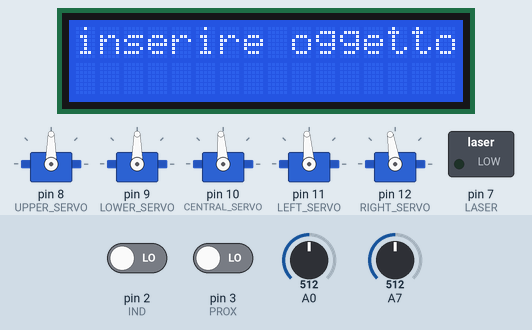
Simulated run of this sketch. Board: Arduino Nano, built with avr-gcc and run on an emulated ATmega328P. On the bench: 5 × servo, 16×2 character LCD, switched loads named in the sketch (green lamp = pin HIGH). The test bench sets the inputs (shaded band); at power-on: A0 = 512, pin 2 (IND) LOW, pin 3 (PROX) LOW, A7 = 512. What the sketch prints to the serial monitor is not drawn.

Above: at 2.1 s.
2.2 s: A0 set to 498
16.2 s: A0 set to 473
20.0 s: pin 2 (IND) driven HIGH
At 32.5 s:
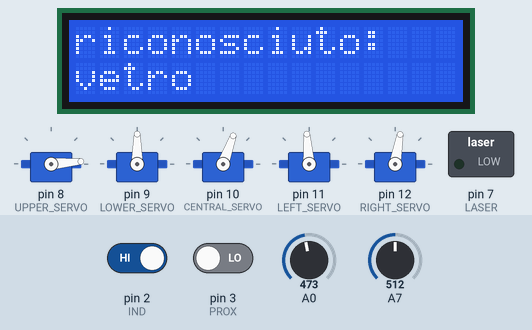
32.7 s: pin 3 (PROX) driven HIGH
At 38.6 s:
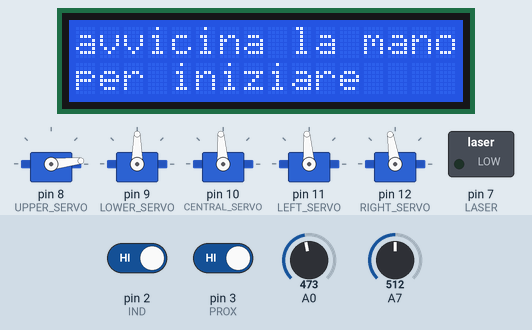
44.3 s: pin 3 (PROX) driven LOW
At 55.8 s:
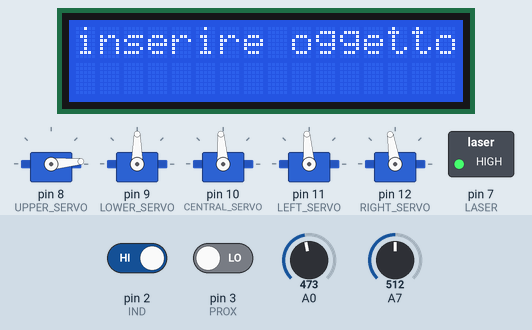
Timing chart, 0 to 59.2 s (numbered marks = the images above; inputs shaded):
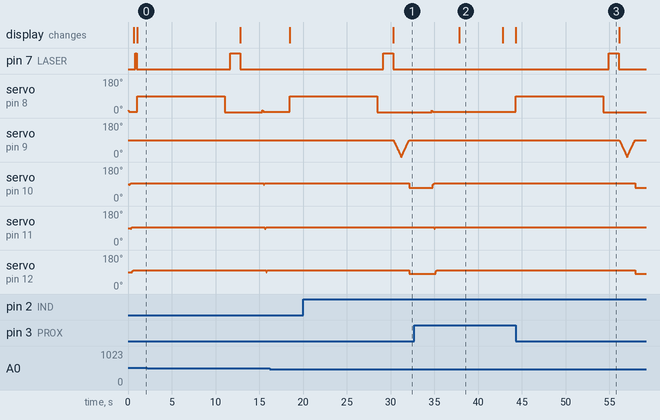

The sketch:

material_recognition_project.ino
```cpp
/**
  * \file material_recognition_project.ino
*/

#define IND 2
#define PROX 3
#define LASER 7
#define IR A0
#define LDR A7
#define UPPER_SERVO 8
#define LOWER_SERVO 9
#define CENTRAL_SERVO 10
#define LEFT_SERVO 11
#define RIGHT_SERVO 12

#define LCD_ADDR 0x27

#include <LiquidCrystal_I2C.h>
#include <Servo.h>

Servo u_servo;
Servo d_servo;
Servo c_servo;
Servo l_servo;
Servo r_servo;

unsigned short u_servo_rest = 5;
unsigned short d_servo_rest = 80;
unsigned short c_servo_rest = 95;
unsigned short l_servo_rest = 95;
unsigned short r_servo_rest = 100;

LiquidCrystal_I2C lcd(LCD_ADDR, 16, 2);


/**
  * \brief struttura descrittiva utilizzata nella classificazione per score
*/
struct material {
    unsigned short opt_mean;    ///< centro della distribuzione del segnale ottico per il materiale
    unsigned short opt_range;   ///< ampiezza dell'intervallo di valori del segnale ottico per il materiale
    unsigned short ir_mean;     ///< centro della distribuzione del segnale infrarossi per il materiale
    unsigned short ir_range;    ///< ampiezza dell'intervallo di valori del segnale infrarossi per il materiale
    float score;                ///< score assegnabile al materiale
};

/**
  * \brief implementazione struttura dati per carta e plastica
*/
material materials_data[] = {
  {38, 49, 66, 9, 0.0},
  {564, 573, 163, 173, 0.0}
};

unsigned short opt_sig = 0;
unsigned short min_opt_sig = 0;
unsigned short max_opt_sig = 0;
unsigned short ir_sig = 0;
unsigned short min_ir_sig = 0;
unsigned short max_ir_sig = 0;
bool ind_sig = 0;

unsigned int usages = 0;
char materials[][17] = {
  "nulla",
  "metallo",
  "carta",
  "plastica",
  "vetro",
  "indefinito"
};

/**
  * \brief calcola la media aritmetica di più misurazioni successive effettuate dal sensore sul materiale
  * \param pin pin del sensore preso in considerazione
  * \return media aritmetica delle misurazioni
*/
unsigned short readAverage(int pin) {
  int sum = 0;
  for(int i=0; i<20; i++) {
    sum += analogRead(pin);
    delay(2);
  }
  return sum / 20;
}

/**
  * \brief stampa a schermo del messaggio
  * \param str array delle righe da stampare
*/
void print_msg(char str[][17]) {
  lcd.clear();
  lcd.setCursor(0, 0);
  lcd.print(str[0]);
  lcd.setCursor(0, 1);
  lcd.print(str[1]);
}

/**
  * \brief reset dei servomotori alla loro posizione di riposo
*/
void servo_reset() {
  for(int i = u_servo_rest + 10; i > u_servo_rest; i--) {
    u_servo.write(i);
    delay(15);
  }
  for(int i = c_servo_rest - 10; i < c_servo_rest; i++) {
    c_servo.write(i);
    delay(15);
  }
  for(int i = l_servo_rest - 10; i < l_servo_rest; i++) {
    l_servo.write(i);
    delay(15);
  }
  for(int i = r_servo_rest - 10; i < r_servo_rest; i++) {
    r_servo.write(i);
    delay(15);
  }
}

/**
  * \brief movimento dei servomotori per l'inserimento del materiale nello scompartimento apposito
  * \param recognized_material materiale riconosciuto dal classificatore
*/
void servo_move(int recognized_material) {
  if(recognized_material == 5 || recognized_material == 0) return;
  for(int i = 90; i >= 0; i--) {
    d_servo.write(i);
    delay(10);
  }
  for(int i = 0; i <= 90; i++) {
    d_servo.write(i);
    delay(10);
  }
  switch(recognized_material) {
    case 0:
      break;
    case 1:
      for(int i = l_servo_rest; i <= 110; i++) l_servo.write(i);
      for(int i = c_servo_rest; i <= 120; i++) c_servo.write(i);
      break;
    case 2:
      for(int i = r_servo_rest; i <= 180; i++) r_servo.write(i);
      for(int i = c_servo_rest; i >= 35; i--) c_servo.write(i);
      break;
    case 3:
      for(int i = l_servo_rest; i >= 15; i--) l_servo.write(i);
      for(int i = c_servo_rest; i <= 160; i++) c_servo.write(i);
      break;
    case 4:
      for(int i = r_servo_rest; i >= 80; i--) r_servo.write(i);
      for(int i = c_servo_rest; i >= 70; i--) c_servo.write(i);
      break;
  }
  delay(50);
}

/**
  * \brief inizializzazione di servomotori e schermo; inizializzazione e calibrazione dei sensori
*/
void initialization() {
  servo_reset();
  LCD_init();
  max_ir_sig = readAverage(IR);
  digitalWrite(LASER, LOW);
  delay(100);
  min_opt_sig = readAverage(LDR);
  digitalWrite(LASER, HIGH);
  delay(100);
  max_opt_sig = readAverage(LDR);
  digitalWrite(LASER, LOW);
}

/**
  * \brief attesa di richieste di riconoscimento con stampe a schermo di messaggi
*/
void waiting() {
  long long last_time = millis();
  bool swtch = false;
  char msg1[][17] = {"avvicina la mano", "per iniziare"};
  char msg2[][17] = {"utilizzi:", ""};
  char msg3[][17]= {"", ""};
  char buffer[17] = "";
  itoa(usages, msg2[1], 10);
  print_msg(msg1);
  while(digitalRead(PROX) == HIGH) {
    if(millis() - last_time >= 5000) {
      if(swtch) print_msg(msg1);
      else print_msg(msg2);
      swtch = !swtch;
      last_time = millis();
    }
  }
}

void LCD_init() {
  lcd.begin();
  lcd.backlight();
  lcd.clear();
  lcd.setCursor(0, 0);
}

/**
  * \brief calcolo dello score ottenuto dal materiale nella classificazione da parte di un singolo sensore
  * \param value valore misurato dal sensore
  * \param mean centro della distribuzione del segnale assegnata al sensore per ognuno dei candidati materiali classificabili con score
  * \param range ampiezza dell'intervallo di valori che il segnale riscontrato dal sensore per il candidato materiale può assumere
  * \return score normalizzato
*/
float compute_score(float value, float mean, float range) {
    float distance = fabs(value - mean);
    if(distance >= range)
        return 0.0;
    return 1.0 - (distance / range);
}

/**
 * \brief classificazione per score del materiale tra carta e plastica
 * \param infrared segnale rilevato dal sensore a infrarossi
 * \param optical segnale rilevato dal sensore ottico
 * \return classificazione del materiale per score
*/
int score_classification(unsigned short infrared, unsigned short optical) {
  for(int i = 0; i < 2; i++) {
    materials_data[i].score = compute_score(infrared, materials_data[i].ir_mean, materials_data[i].ir_range);
    materials_data[i].score += compute_score(optical, materials_data[i].opt_mean, materials_data[i].opt_range);
    materials_data[i].score /= 2;
  }

  if(materials_data[0].score > materials_data[1].score) {
    Serial.print("score: ");
    Serial.println(materials_data[0].score);
    return 2;
  }
  else if(materials_data[1].score > materials_data[0].score) {
    Serial.print("score: ");
    Serial.println(materials_data[1].score);
    return 3;
  }

  return 5;
}

/**
 * \brief classificatore: usato per discriminare il materiale di cui è composto un oggetto tra metallo, vetro, carta o plastica; gli ultimi due sono discriminati tramite una classificazione per score, data la presenza di ambiguità tra questi due materiali
*/
int response_analysis(unsigned short infrared, unsigned short optical, bool inductive) {
  if(optical > 0.95 * max_opt_sig && infrared > 0.95 * max_ir_sig) return 0;
  usages++;
  if(!inductive) return 1;
  if(infrared > 0.7 * max_ir_sig) return 4;
  else return score_classification(infrared, optical);
}

void setup() {
  Serial.begin(9600);
  pinMode(LASER, OUTPUT);
  pinMode(IND, INPUT);
  pinMode(PROX, INPUT);
  u_servo.attach(UPPER_SERVO);
  d_servo.attach(LOWER_SERVO);
  c_servo.attach(CENTRAL_SERVO);
  l_servo.attach(LEFT_SERVO);
  r_servo.attach(RIGHT_SERVO);
  initialization();
  Serial.println(min_opt_sig);
  Serial.println(max_opt_sig);
  Serial.println(min_ir_sig);
  Serial.println(max_ir_sig);
}

void loop() {
  waiting();

  u_servo.write(90);

  char insert[][17] = {"inserire oggetto", ""};
  print_msg(insert);
  delay(10000);
  u_servo.write(u_servo_rest);

  delay(500);

  ir_sig = readAverage(IR);
  delay(100);
  digitalWrite(LASER, HIGH);
  delay(1000);
  opt_sig = readAverage(LDR);
  delay(100);
  digitalWrite(LASER, LOW);
  ind_sig = digitalRead(IND);

  int dec = response_analysis(ir_sig, opt_sig, ind_sig);

  lcd.clear();
  lcd.setCursor(0, 0);
  lcd.print("riconosciuto:");
  lcd.setCursor(0, 1);
  lcd.print(materials[dec]);

  servo_move(dec);

  Serial.print("LDR: ");
  Serial.print(opt_sig);
  Serial.print("\tIR: ");
  Serial.print(ir_sig);
  Serial.print("\tIND: ");
  Serial.print(ind_sig);
  Serial.print("\tclass: ");
  Serial.println(materials[dec]);

  delay(2500);
  servo_reset();
  delay(2500);
}
```

Measured:
- after the input at 20.0 s, servo on pin 10 (CENTRAL_SERVO): 94° → 70° after 12.2 s; servo on pin 11 (LEFT_SERVO): stays 94° (without the input it goes to 110° after 12.2 s); servo on pin 12 (RIGHT_SERVO): 99° → 80° after 12.2 s; the display: changes after 10.3 s (image 1)
- after the input at 32.7 s, servo on pin 8 (UPPER_SERVO): goes on until 34.9 s, then stays 6°; the display: changes after 5.1 s (image 2)
- after the input at 44.3 s, pin 7 (LASER): LOW → HIGH after 10.7 s, → LOW 1.1 s later; servo on pin 8 (UPPER_SERVO): 6° → 90° at once, → 5° 10.0 s later; servo on pin 10 (CENTRAL_SERVO): 94° → 70° after 13.7 s; servo on pin 12 (RIGHT_SERVO): 99° → 80° after 13.7 s; the display: changes at once (image 3)
- what the display in image 2 shows lasts 5.0 s, from 37.8 s to 42.8 s
